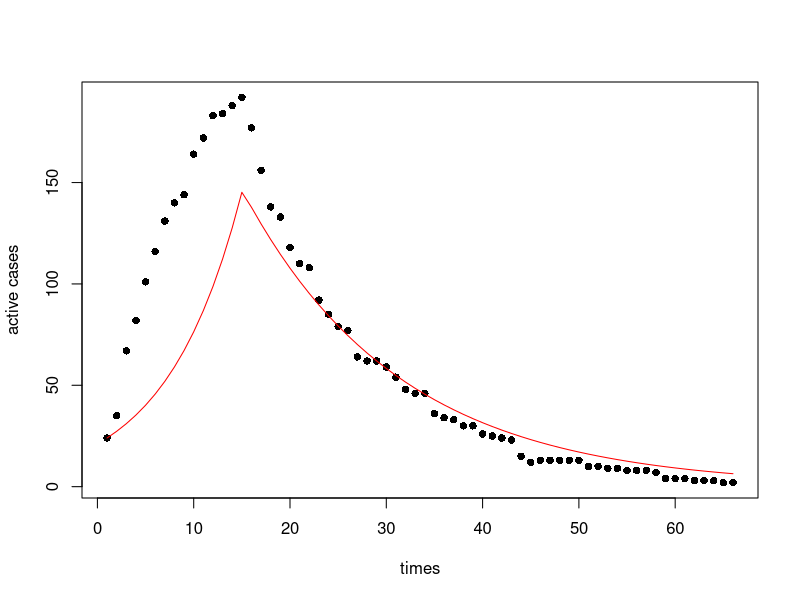

Reproduce this figure in R.
## ---- chunk 1
require(deSolve)
active.cases <- c(24,35,67,82,101,116,131,140,144,164,172,183,184,188,192,177,156,138,133,118,110,108,92, 85, 79, 77, 64, 62, 62, 59, 54, 48, 46, 46, 36, 34, 33, 30, 30, 26, 25, 24, 23, 15, 12, 13, 13, 13, 13, 13, 10, 10, 9, 9, 8, 8, 8, 7, 4, 4, 4, 3, 3, 3, 2, 2)
times <- seq(1,length(active.cases))
t.hat <- times[which(active.cases == max(active.cases))]

N <- 500000
I0 <- active.cases[1]
beta1 <- 0.2
beta2 <- 0.01
gamma <- 1/14

  beta.fun = function(t){
    if(t<=t.hat){
      betaval <- beta1
    }
    else {
    betaval <- beta2
    }

    return(betaval)
  }

  # Define the system of coupled ODEs for the Miller et al. model
  SIR = function(t,y,parms){
    S <- y[1]
    I <- y[2]

    dS = -beta.fun(t)*I*S
    dI = beta.fun(t)*I*S - gamma*I

    return(list(c(dS,dI)))
  }

 # SIR model
  yini  = c(S = 1-I0/N, I = I0/N)
  out <- ode(y = yini, parms = NULL, times = times, func = SIR)
  out <- data.frame(out)

plot(times, active.cases, pch = 16, ylab = "active cases")
lines(times, out$I*N, typ = "l", col = "red")
